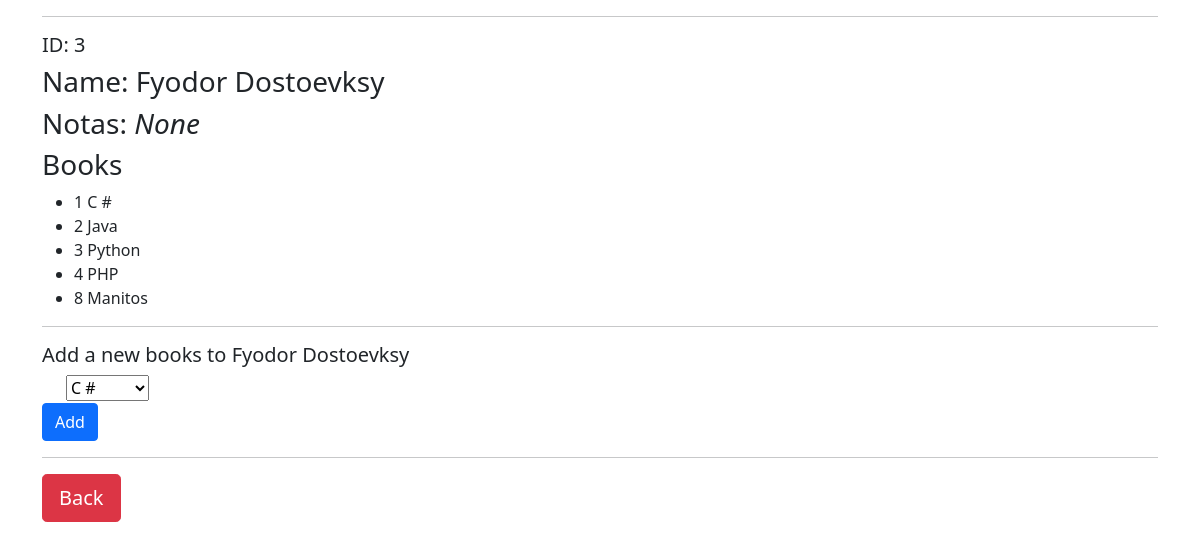
Screenshot of /author/3 with the database file from the repository.
### books_authors_app/models.py (models this page shows)
class Publisher(models.Model):
    first_name = models.CharField(max_length=255)
    last_name = models.CharField(max_length=255)
    notas = models.TextField(null=True)
    books = models.ManyToManyField(Book, related_name="publishers")
    created_at = models.DateTimeField(auto_now_add=True)
    updated_at = models.DateTimeField(auto_now=True)

class Book(models.Model):
    title = models.CharField(max_length=255)
    description = models.TextField()
    created_at = models.DateTimeField(auto_now_add=True)
    updated_at = models.DateTimeField(auto_now=True)

### books_authors_app/views.py (the view)
# urls.py: path('author/<int:num>', views.author),
def author(request, num):
    author = Publisher.objects.get(id=num)
    context={
        'author': author,
        'books': author.books.all(),
        'allbooks': Book.objects.all(),
    }
    return render(request,'autor.html', context)

### books_authors_app/templates/autor.html (shortened to what this page needs)
<!DOCTYPE html>
<html lang="en">
    <head>
        <link href="https://cdn.jsdelivr.net/npm/bootstrap@5.0.1/dist/css/bootstrap.min.css" rel="stylesheet"
>
    </head>
    <body>
        <div class="container">
            <hr>
            <h5>ID: {{ author.id }}</h5>
            <h3>Name: {{ author.first_name }} {{ author.last_name }} </h3>
            <h3>Notas: <i>{{ author.notas }}</i></h3>
            <h3>Books</h3>
                <ul>
                    {% for book in books %}
                    <li> {{ book.id }} {{ book.title}} </li>
                    {% endfor %}
                </ul>
                <hr>
            <form action="/authors/{{ author.id }}/update" method="post">
                <h5>Add a new books to {{ author.first_name }} {{author.last_name}} </h5>
                <div class="form-check">
                    <select name="addbook" id="addbook">
                        {% for book in allbooks %}
                        <option value="{{book.id}}"> {{ book.title }} </option>
                        {% endfor %}
                    </select>
                </div>
                <button type="submit" class="btn btn-primary">Add</button>
                <hr>
                <div><a href="/authors"><button type="button" class="btn btn-danger btn-lg">Back</button></a></div>
        </div>
    </body>
</html>

### rows the page displays
Publisher: id "3", first_name "Fyodor", last_name "Dostoevksy", notas "None"
Book: id "1", title "C #"
Book: id "2", title "Java"
Book: id "3", title "Python"
Book: id "4", title "PHP"
Book: id "8", title "Manitos"

### other values shown
form field addbook "C #"
